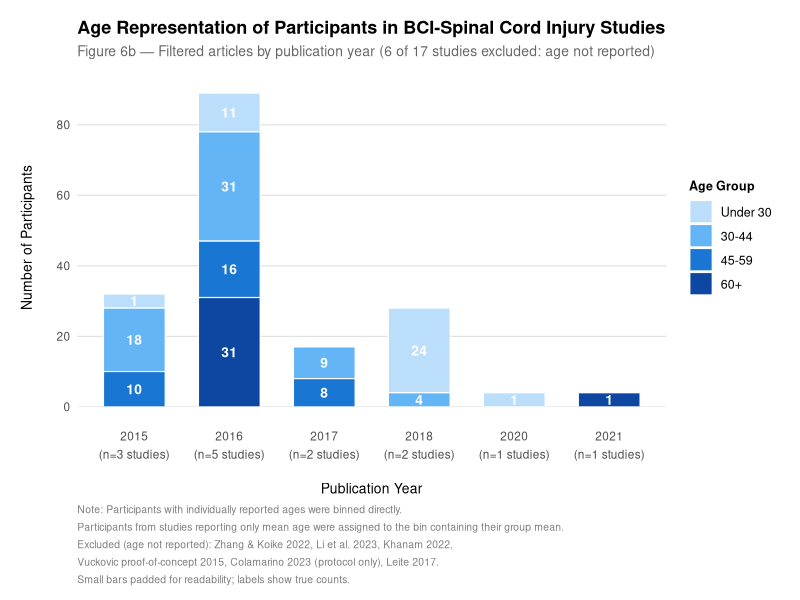
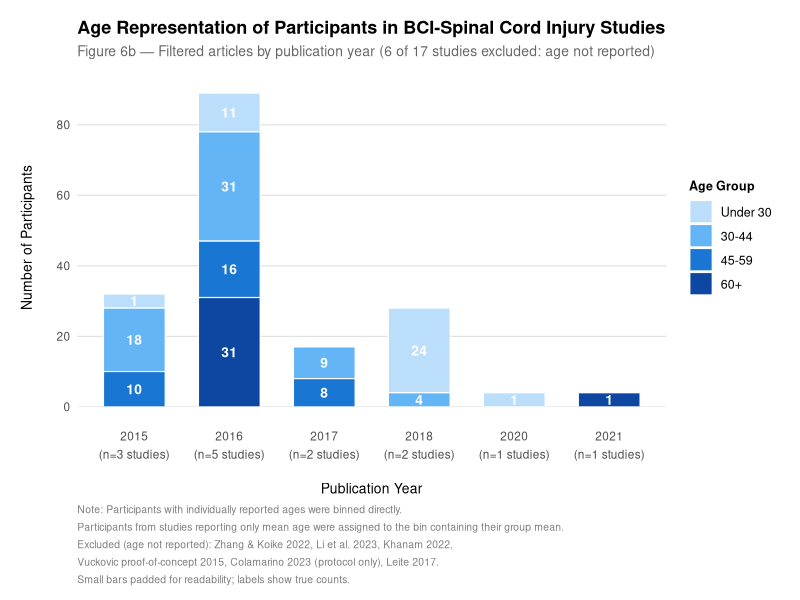

Recreate these plots in R, in order.

# Remove note to install packages if not installed already
# install.packages(c("ggplot2", "scales"))

library(ggplot2)
library(scales)


# Loading data
# Make sure figure6b_age_bins.csv is in your working directory (in same folder as R script)


age_data <- read.csv("figure6b_age_bins.csv", stringsAsFactors = FALSE)

age_data <- age_data[age_data$count > 0, ]

age_data$age_group <- factor(age_data$age_group,
  levels = c("Under 30", "30-44", "45-59", "60+"))

n_studies_per_year <- c(
  "2015" = 3, "2016" = 5, "2017" = 2,
  "2018" = 2, "2020" = 1, "2021" = 1
)

years <- sort(unique(age_data$year))
x_labels <- paste0(years, "\n(n=", n_studies_per_year[as.character(years)], " studies)")
names(x_labels) <- years

age_data$year_label <- factor(
  x_labels[as.character(age_data$year)],
  levels = x_labels
)

age_data$display_count <- ifelse(age_data$count > 0 & age_data$count < 4, 4, age_data$count)

# Plotting

fig6b <- ggplot(age_data, aes(x = year_label, y = display_count, fill = age_group)) +

  geom_bar(stat = "identity", position = "stack",
           width = 0.65, color = "white", linewidth = 0.4) +

  geom_text(
    data     = age_data[age_data$count > 0, ],
    aes(label = count),
    position = position_stack(vjust = 0.5),
    color    = "white", size = 3.5, fontface = "bold", family = "Helvetica"
  ) +

  scale_fill_manual(
    values = c(
      "Under 30" = "#BBDEFB",   # lightest blue
      "30-44"    = "#64B5F6",   # light blue
      "45-59"    = "#1976D2",   # medium blue
      "60+"      = "#0D47A1"    # darkest blue
    ),
    name = "Age Group"
  ) +

  scale_y_continuous(
    expand = expansion(mult = c(0, 0.08)),
    breaks = pretty_breaks(n = 6)
  ) +

  labs(
    title    = "Age Representation of Participants in BCI-Spinal Cord Injury Studies",
    subtitle = "Figure 6b — Filtered articles by publication year (6 of 17 studies excluded: age not reported)",
    x        = "Publication Year",
    y        = "Number of Participants",
    caption  = paste0(
      "Note: Participants with individually reported ages were binned directly.\n",
      "Participants from studies reporting only mean age were assigned to the bin containing their group mean.\n",
      "Excluded (age not reported): Zhang & Koike 2022, Li et al. 2023, Khanam 2022,\n",
      "Vuckovic proof-of-concept 2015, Colamarino 2023 (protocol only), Leite 2017.\n",
      "Small bars padded for readability; labels show true counts."
    )
  ) +

  theme_minimal(base_family = "Helvetica") +
  theme(
    plot.title         = element_text(size = 13, face = "bold", hjust = 0),
    plot.subtitle      = element_text(size = 10, color = "grey40", hjust = 0),
    plot.caption       = element_text(size = 7.5, color = "grey50", hjust = 0,
                                      lineheight = 1.4),
    axis.title.x       = element_text(size = 10, margin = margin(t = 15)),
    axis.title.y       = element_text(size = 10, margin = margin(r = 15)),
    axis.text          = element_text(size = 8.5),
    axis.text.x        = element_text(lineheight = 1.3, margin = margin(t = 15)),
    legend.title       = element_text(size = 9, face = "bold"),
    legend.text        = element_text(size = 9),
    legend.position    = "right",
    panel.grid.major.x = element_blank(),
    panel.grid.minor   = element_blank(),
    panel.grid.major.y = element_line(color = "grey88", linewidth = 0.4),
    plot.margin        = margin(t = 15, r = 15, b = 10, l = 15)
  )

print(fig6b)

# Save

ggsave("figure6b_age_stacked_bar.png",
       plot = fig6b, width = 11, height = 5.5, dpi = 300, bg = "white")
